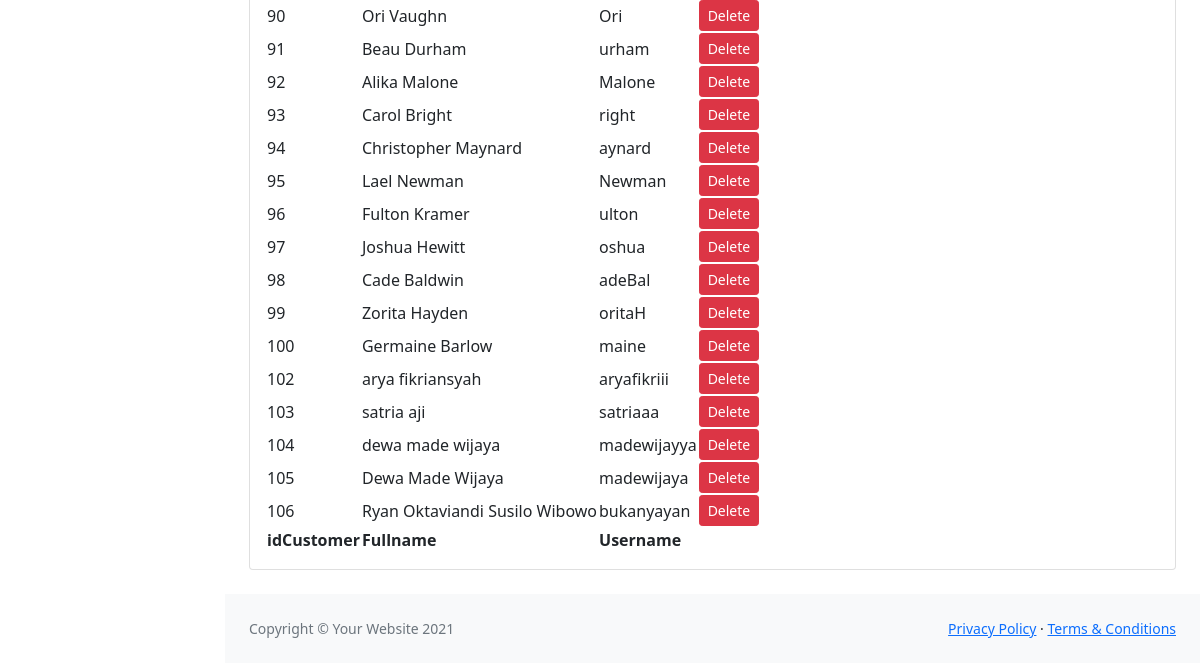
/yahoodie/dataPelanggan.php (lower part), run on an earlier commit of the app's database.
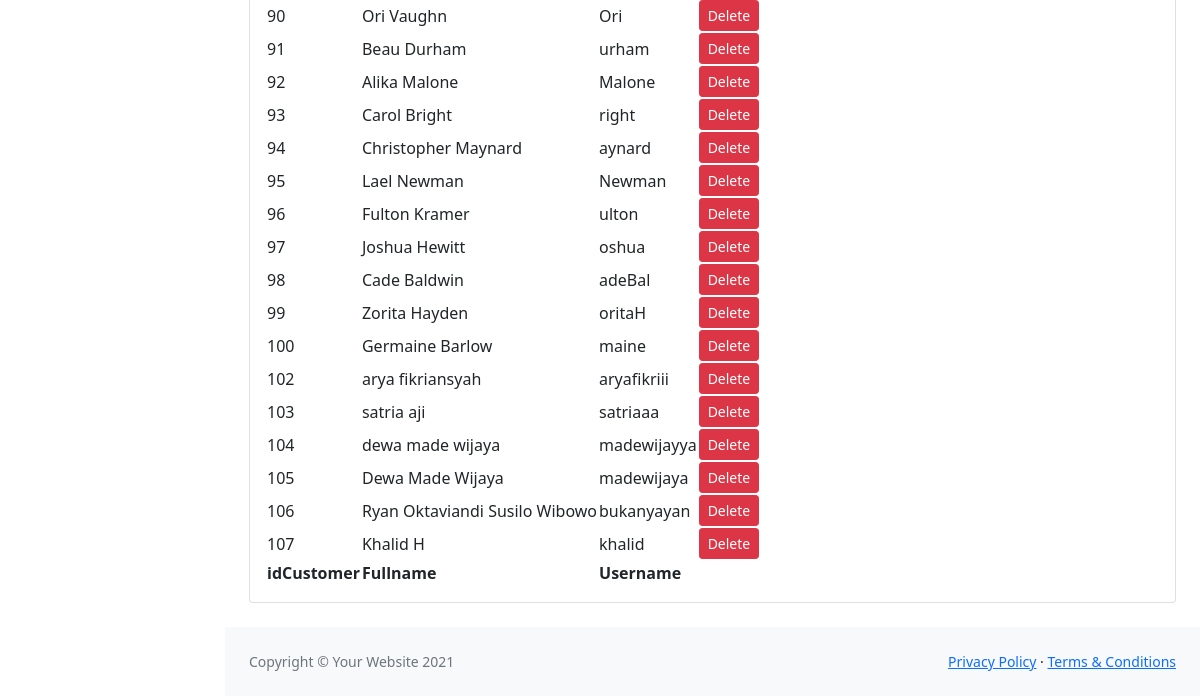
And on a later commit of the database.
### tables this page shows
CREATE TABLE `users` (
  `idUser` int NOT NULL,
  `fullname` varchar(255) NOT NULL,
  `username` varchar(255) NOT NULL,
  `password` varchar(255) NOT NULL
);

### yahoodie/dataPelanggan.php (the view, shortened to what this page needs)
<?php
    include 'db.php';
?>
<!DOCTYPE html>
<html lang="en">
    <head>
        <link href="https://cdn.jsdelivr.net/npm/simple-datatables@latest/dist/style.css" rel="stylesheet" />
        <link href="css/styles-sb-admin.css" rel="stylesheet" />
    </head>
    <body class="sb-nav-fixed">
        <div id="layoutSidenav">
            <div id="layoutSidenav_content">
                <main>
                    <div class="container-fluid px-4">
                        <div class="card mb-4">
                                <div class="card-body">
                                    <table id="datatablesSimple">
                                        <tfoot>
                                            <tr>
                                                <th>idCustomer</th>
                                                <th>Fullname</th>
                                                <th>Username</th>
                                            </tr>
                                        </tfoot>
                                        <tbody>
                                            <?php
                                                $sqlGet = "SELECT * FROM users";
                                                $query = mysqli_query($mysqli, $sqlGet);
                                                while($data = mysqli_fetch_array($query)){
                                                    echo "
                                                        <tr>
                                                            <td>$data[idUser]</td>
                                                            <td>$data[fullname]</td>
                                                            <td>$data[username]</td>
                                                            <td>
                                                                <div class='col'>
                                                                <a href='deleteCustomer.php?idUser=$data[idUser]' class='btn btn-sm btn-danger'>Delete</a>
                                                                </div>
                                                            </td>
                                                        </tr>
                                                    ";
                                                }
                                            ?>
                                        </tbody>
                                    </table>
                                </div>
                        </div>
                    </div>
                </main>
                <footer class="py-4 bg-light mt-auto">
                    <div class="container-fluid px-4">
                        <div class="d-flex align-items-center justify-content-between small">
                            <div class="text-muted">Copyright &copy; Your Website 2021</div>
                            <div>
                                <a href="#">Privacy Policy</a>
                                &middot;
                                <a href="#">Terms &amp; Conditions</a>
                            </div>
                        </div>
                    </div>
                </footer>
            </div>
        </div>
    </body>
</html>

What changed in the data, as far as the page shows it:
added users: idUser "107", fullname "Khalid H", username "khalid"
